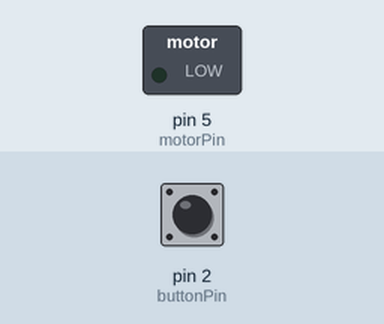
The sketch below on a simulated Arduino Uno, built with avr-gcc and run on an emulated ATmega328P. Parts: switched loads named in the sketch (green lamp = pin HIGH). Inputs (shaded band) come from the test bench; at power-on: pin 2 (buttonPin) LOW.

Above: at 1.2 s.
1.3 s: pin 2 (buttonPin) pulled HIGH for 0.15 s
At 1.37 s:
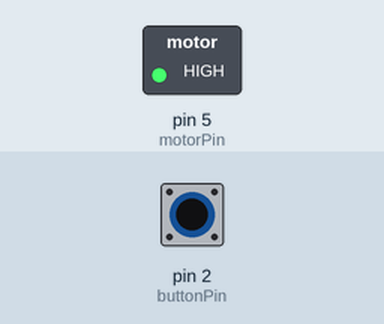
2.9 s: pin 2 (buttonPin) pulled HIGH for 3.2 s
At 6.4 s:
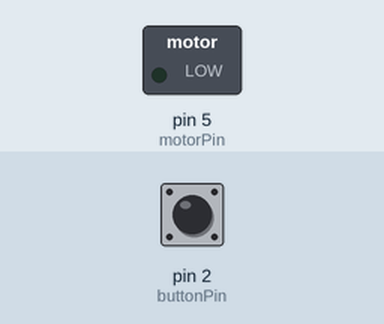
Timing chart, 0 to 7.9 s (numbered marks = the images above; inputs shaded):
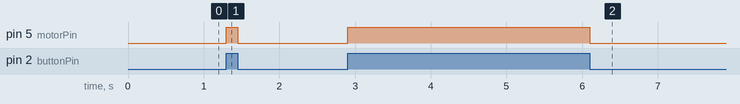

The sketch:

button_simple.ino
```cpp
/*
 Control of motor on/off with momentary button on digital pin 2
  */
  int buttonPin = 2; //define knob pin as analog input A2
  int motorPin = 5;  //define motor pin to be PWM output pin 5
  boolean buttonState = false;//buttonState is state of button
  int motorSpeed = 0;//motorSpeed is the speed scaled to 255

 void setup() {
    // declare the motorPin as an OUTPUT:
    pinMode(motorPin, OUTPUT);
    //declare button pin as input
    pinMode(buttonPin, INPUT);
 }

void loop() {
    buttonState = digitalRead(buttonPin); //read button state
    if(buttonState){
      motorSpeed = 255;
    }
    else{
      motorSpeed = 0;
    }
    analogWrite(motorPin,motorSpeed); //set motor speed based on knob position
}
```

Measured:
- after the input at 1.3 s, pin 5 (motorPin): LOW → HIGH at once, → LOW 0.15 s later
- after the input at 2.9 s, pin 5 (motorPin): LOW → HIGH at once, → LOW 3.2 s later
